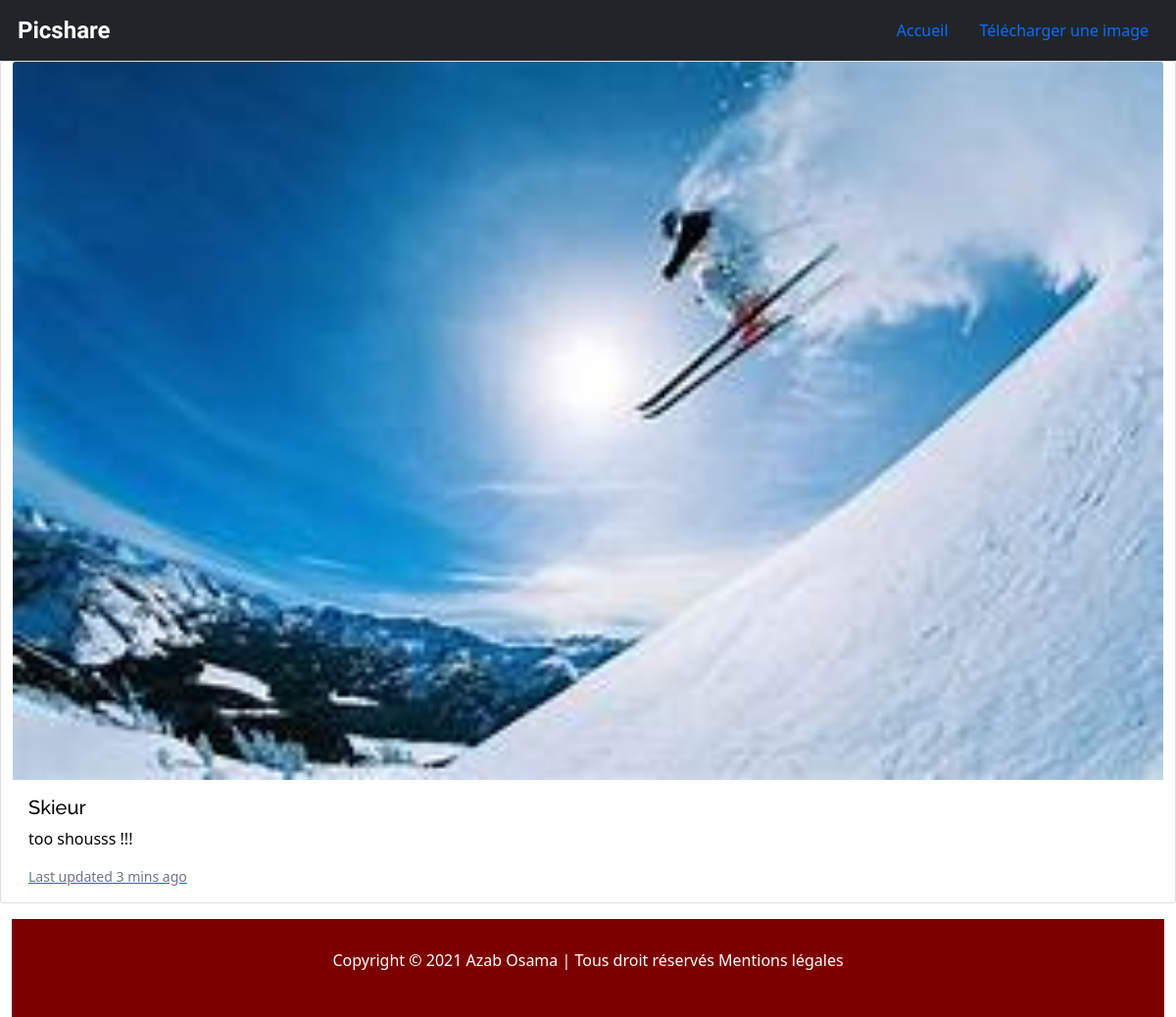
The page /pictures/3 on the database as committed earlier.
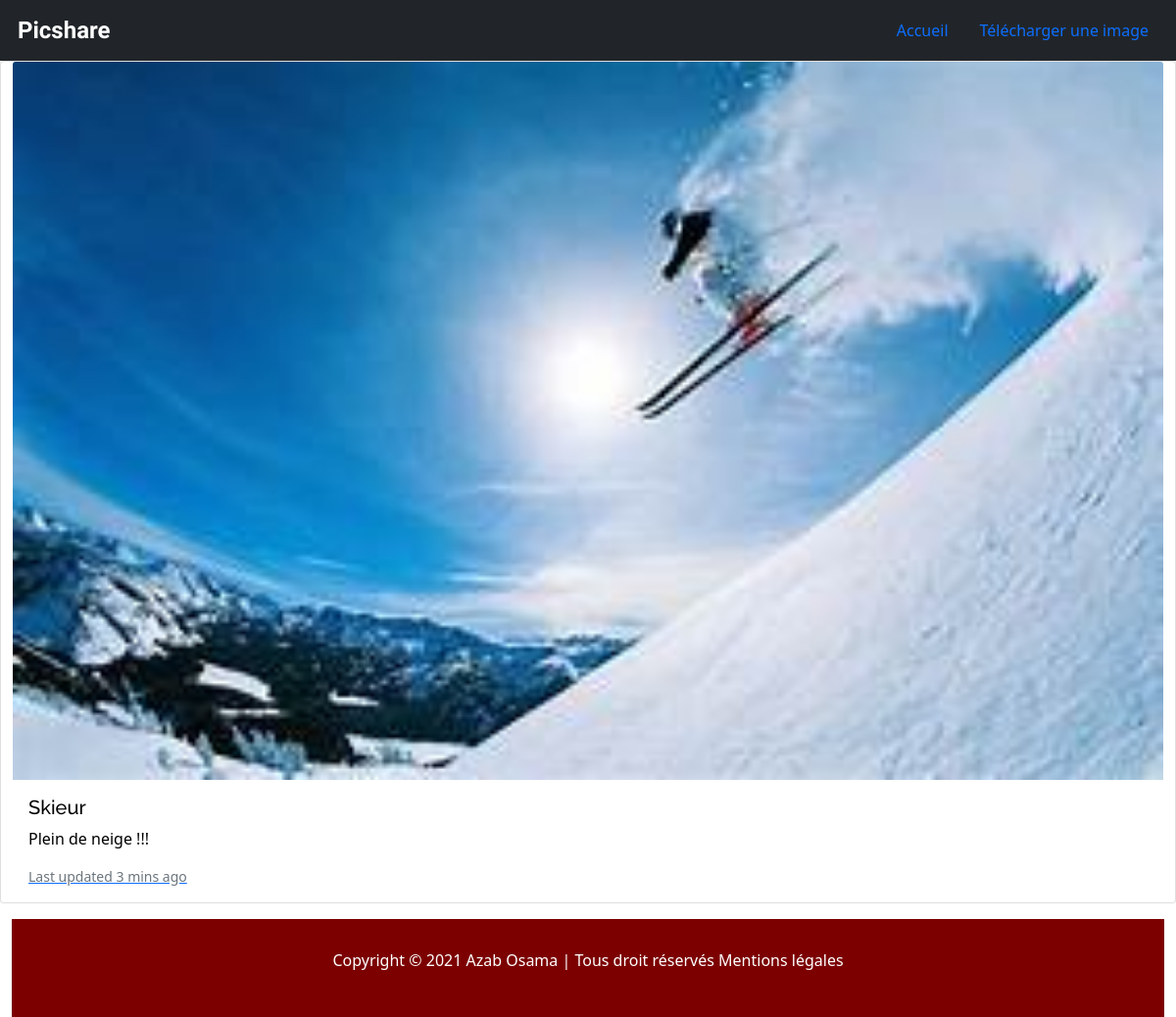
The same page on the database as committed later.
### tables this page shows
CREATE TABLE pictures
               (id INTEGER PRIMARY KEY AUTOINCREMENT,
                path VARCHAR(250),
                title VARCHAR(200),
                description VARCHAR(200),
                creation_date datetime default (datetime(current_timestamp)),
                category_id INTEGER,
                CONSTRAINT fk_categories
                FOREIGN KEY (category_id)
                REFERENCES categories(category_id));

### app.py (the view)
@app.route('/pictures/<int:id>')
def show_picture(id):
    db = get_db()
    cursor = db.execute("SELECT id, path, title, description from pictures where id = ?", [id])
    picture = cursor.fetchone()
    return render_template('picture.html', id=picture[0], path=picture[1], title=picture[2], description=picture[3])

### app.py (called while the page is built)
def get_db():
    db = getattr(g, '_database', None)
    if db is None:
        db = g._database = sqlite3.connect(DATABASE)
    return db

### templates/picture.html
{% extends 'index.html' %} {% block container %}
<div class="img row justify-content-between">
    <div class="card mb-3">
        <img src="{{ config[ 'UPLOAD_FOLDER'] }}/{{ path }}" class="card-img-top" alt="{{title}}" width="400">
        <div class="card-body">
            <h5 class="card-title">{{title}}</h5>
            <p class="card-text">{{description}}</p>
            <a class="card-text" href="#"><small class="text-muted">Last updated 3 mins ago</small></a>
        </div>
    </div>
    {% endblock %}

Rows that differ between the two databases and show on the page:
changed pictures "Skieur": description "too shousss !!!" → "Plein de neige !!!"
